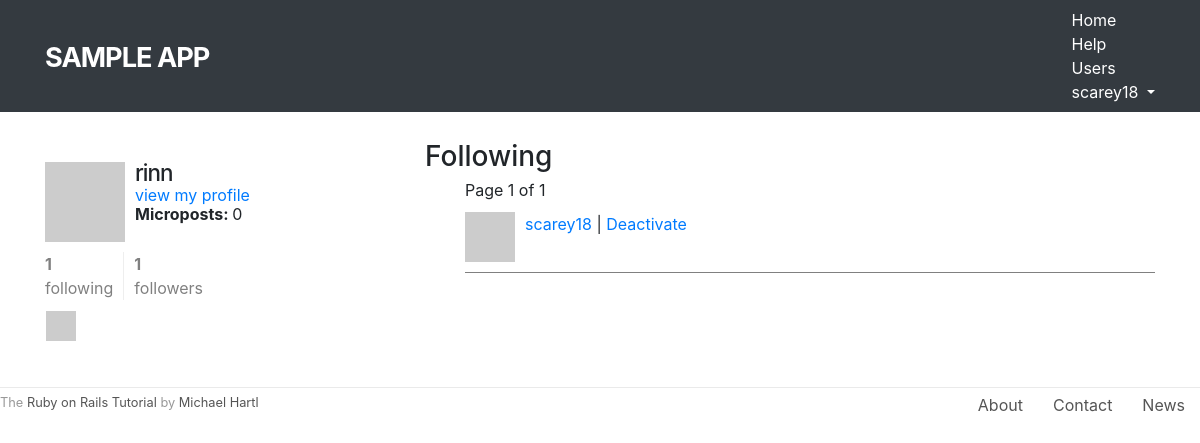
The page /users/4/following (signed in) on the database its author committed.
### static_pages/models.py (models this page shows, shortened)
class User(AbstractUser):
    is_active = models.BooleanField(default=False)
    activation_id = models.SlugField(null=True, blank=True, default=None)
    following = models.ManyToManyField(
                    'self',
                    symmetrical=False,
                    related_name='followers',
                    blank=True,
                    default=None
                )
    REQUIRED_FIELDS = ['email']
    def get_absolute_url(self):
        return reverse('static_pages:profile', args=(self.pk,))
    def gravatar(self, size=80):
        digest = hashlib.md5(self.email.encode()).hexdigest()
        url = f'http://www.gravatar.com/avatar/{digest}'
        img_tag = f'<img src="{url}" height="{size}" width="{size}" class="gravatar">'
        wrapped_img_tag = f'<a href="{self.get_absolute_url()}">{img_tag}</a>'
        return mark_safe(wrapped_img_tag)
    def index_gravatar(self):
        return self.gravatar(50)
    def following_gravatar(self):
        return self.gravatar(30)
    def microposts(self):
        return self.micropost_set.all().order_by('-created_at')

### static_pages/views.py (the view)
# urls.py: path('users/<int:pk>/following', views.following, name='following'),
@login_required
def following(request, pk):
    u = get_object_or_404(User, pk=pk)
    user_list = u.following.all()
    page_num = request.GET.get('page', 1)
    page_obj = Paginator(user_list, 10).page(page_num)
    context = {
        'page_title': 'Following',
        'u': u,
        'page_obj': page_obj,
        'user_list': user_list
    }
    return render(request, 'static_pages/show_follow.html', context)

### static_pages/templates/static_pages/show_follow.html
{% extends 'base.html' %}
{% block content %}
<div class="row">
	<aside class="col-md-4">
		<section class="user_info">
			{{ u.gravatar }}
			<h1>{{ u.username }}</h1>
			<span>
				<a href="{% url 'static_pages:profile' u.pk %}">view my profile</a>
			</span>
			<span><b>Microposts: </b>{{ u.microposts.count }}</span>
		</section>
		<section class="stats">
			{% include 'partials/following_stats.html' with u=u %}
			<div class="user_avatars">
				{% for f in u.following.all %}
				{{ f.following_gravatar }}
				{% endfor %}
			</div>
		</section>
	</aside>
	<div class="col-md-8">
		<h3>Following</h3>
		{% include 'partials/user_list.html' with page_obj=page_obj user_list=user_list %}
	</div>
</div>
{% endblock %}

### static_pages/templates/base.html (shortened to what this page needs)
<head>
	<link rel="stylesheet" href="https://stackpath.bootstrapcdn.com/bootstrap/4.1.1/css/bootstrap.min.css">
	{% load static %}
	<link rel="stylesheet" type="text/css" href="{% static 'static_pages/compiled.css' %}">
</head>
<body>
    <header class="navbar navbar-fixed-top navbar-dark bg-dark">
      	<div class="container">
        	<a href="{% url 'static_pages:home' %}" id="logo" class="navbar-brand">Sample app</a>
        	<nav>
          		<ul class="nav navbar-nav navbar-right">
            		<li><a href="{% url 'static_pages:home' %}">Home</a></li>
            		<li><a href="{% url 'static_pages:help' %}">Help</a></li>
            		{% if user.is_authenticated %}
            		<li><a href="{% url 'static_pages:index' %}">Users</a></li>
            		<li class="dropdown">
            			<a href="#" class="dropdown-toggle" data-toggle="dropdown">
            				{{ user.username }}<b class="caret"></b>
            			</a>
            		</li>
            		{% else %}
            		<li><a href="{% url 'static_pages:login' %}">Log in</a></li>
            		{% endif %}
          		</ul>
        	</nav>
      	</div>
    </header>
    <div class="container content">
        {% block content %}{% endblock %}
    </div>
    <footer class="footer">
		<small>
	    	The <a href="http://www.railstutorial.org/">Ruby on Rails Tutorial</a>
	   		by <a href="http://www.michaelhartl.com/">Michael Hartl</a>
	  	</small>
	  	<nav>
	    	<ul>
	      		<li><a href="{% url 'static_pages:about' %}">About</a></li>
	      		<li><a href="{% url 'static_pages:contact' %}">Contact</a></li>
	      		<li><a href="http://news.railstutorial.org/">News</a></li>
	    	</ul>
	  	</nav>
	</footer>
</body>

### static_pages/templates/partials/following_stats.html
<div class="stats">
	<a href="{% url 'static_pages:following' u.pk %}">
		<strong id="following" class="stat">
			{{ u.following.count }}
		</strong>
		following
	</a>
	<a href="#">
		<strong id="followers" class="stat">
			{{ u.followers.count }}
		</strong>
		followers
	</a>
</div>

### static_pages/templates/partials/user_list.html (shortened to what this page needs)
<ul class="users">
    <div class="pagination">
        <span class="step-links">
            <span class="current">
                Page {{ page_obj.number }} of {{ page_obj.paginator.num_pages }}
            </span>
        </span>
    </div>
    {% for u in user_list %}
    <li>
        {{ u.index_gravatar }}
        <a href="{% url 'static_pages:profile' u.pk %}">{{ u.username }}</a>
        {% if user.is_superuser %}
        | <a href="{% url 'static_pages:deactivate' u.pk %}">Deactivate</a>
        {% endif %}
    </li>
    {% endfor %}
</ul>

### static_pages/static/static_pages/compiled.css (style rules this page uses)
section { overflow: auto; }
#logo { float: left; margin-right: 10px; font-size: 1.7em; color: #fff; text-transform: uppercase; letter-spacing: -1px; padding-top: 9px; font-weight: bold; }
header a { color: #fff; }
footer { margin-top: 45px; padding-top: 5px; border-top: 1px solid #eaeaea; color: #999999; }
footer a { color: #555; }
footer small { float: left; }
footer ul { float: right; list-style: none; }
footer ul li { float: left; margin: 0 15px; }
h1, h2, h3, h4, h5, h6 { line-height: 1; }
h1 { font-size: 3em; letter-spacing: -2px; margin-bottom: 30px; text-align: center; }
.content { margin-top: 30px; }
aside section.user_info { margin-top: 20px; }
aside section { padding: 10px 0; margin-top: 20px; }
aside section:first-child { border: 0; padding-top: 0; }
aside section span { display: block; margin-bottom: 3px; line-height: 1; }
aside section h1 { font-size: 1.4em; text-align: left; letter-spacing: -1px; margin-bottom: 3px; margin-top: 0px; }
.gravatar { float: left; margin-right: 10px; }
.stats { overflow: auto; margin-top: 0; padding: 0; }
.stats a { float: left; padding: 0 10px; border-left: 1px solid #eeeeee; color: gray; }
.stats a:first-child { padding-left: 0; border: 0; }
.stats strong { display: block; }
.user_avatars { overflow: auto; margin-top: 10px; }
.user_avatars .gravatar { margin: 1px 1px; }
.user_avatars a { padding: 0; }
.row { align-items: flex-start; justify-content: center; }
.users { list-style: none; margin: 0; }
.users li { overflow: auto; padding: 10px 0; border-bottom: 1px solid gray; }

### rows shown on the page
User: username "scarey18", is_superuser "Deactivate"
User: username "rinn", microposts.count "0", following.count "1", followers.count "1"

### other values the page prints
{{ page_obj.number }} "1"
{{ page_obj.paginator.num_pages }} "1"
